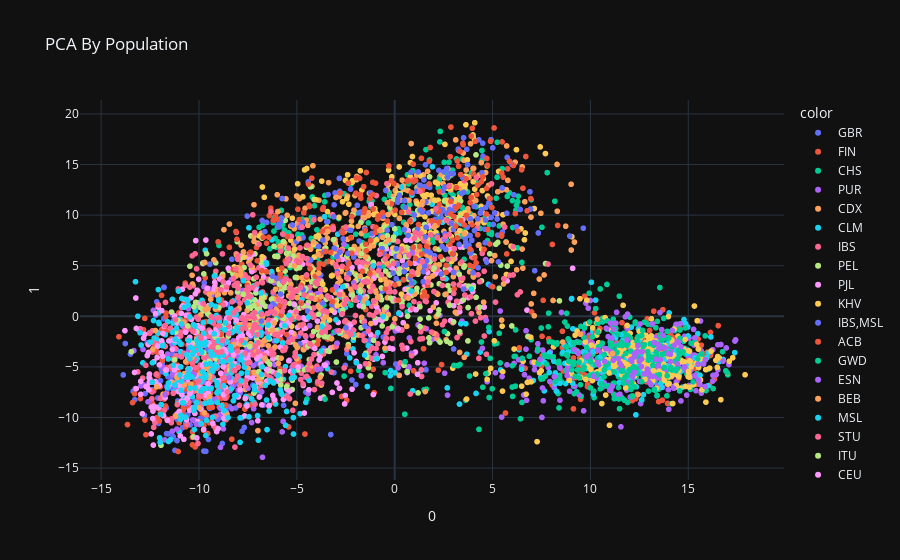

The code cell stored with this chart in its notebook:
### Code cell
fig = px.scatter(components, x=0, y=1, color=real_data_1000_genome["Population code"],
                 title="PCA By Population")
fig.show()

### Figure 1 — Plotly figure (JSON) as saved in the notebook; plotly's stock layout.template omitted (floating-point values rounded to 4 significant figures; data arrays with more than 128 entries replaced by an {"elided": "..."} marker saying what was removed)
{"data": [{"hovertemplate": "color=GBR<br>0=%{x}<br>1=%{y}<extra></extra>", "legendgroup": "GBR", "marker": {"color": "#636efa", "symbol": "circle"}, "mode": "markers", "name": "GBR", "showlegend": true, "x": {"elided": "182 float values"}, "xaxis": "x", "y": {"elided": "182 float values"}, "yaxis": "y", "type": "scattergl"}, {"hovertemplate": "color=FIN<br>0=%{x}<br>1=%{y}<extra></extra>", "legendgroup": "FIN", "marker": {"color": "#EF553B", "symbol": "circle"}, "mode": "markers", "name": "FIN", "showlegend": true, "x": {"elided": "198 float values"}, "xaxis": "x", "y": {"elided": "198 float values"}, "yaxis": "y", "type": "scattergl"}, {"hovertemplate": "color=CHS<br>0=%{x}<br>1=%{y}<extra></extra>", "legendgroup": "CHS", "marker": {"color": "#00cc96", "symbol": "circle"}, "mode": "markers", "name": "CHS", "showlegend": true, "x": {"elided": "210 float values"}, "xaxis": "x", "y": {"elided": "210 float values"}, "yaxis": "y", "type": "scattergl"}, {"hovertemplate": "color=PUR<br>0=%{x}<br>1=%{y}<extra></extra>", "legendgroup": "PUR", "marker": {"color": "#ab63fa", "symbol": "circle"}, "mode": "markers", "name": "PUR", "showlegend": true, "x": {"elided": "208 float values"}, "xaxis": "x", "y": {"elided": "208 float values"}, "yaxis": "y", "type": "scattergl"}, {"hovertemplate": "color=CDX<br>0=%{x}<br>1=%{y}<extra></extra>", "legendgroup": "CDX", "marker": {"color": "#FFA15A", "symbol": "circle"}, "mode": "markers", "name": "CDX", "showlegend": true, "x": {"elided": "186 float values"}, "xaxis": "x", "y": {"elided": "186 float values"}, "yaxis": "y", "type": "scattergl"}, {"hovertemplate": "color=CLM<br>0=%{x}<br>1=%{y}<extra></extra>", "legendgroup": "CLM", "marker": {"color": "#19d3f3", "symbol": "circle"}, "mode": "markers", "name": "CLM", "showlegend": true, "x": {"elided": "188 float values"}, "xaxis": "x", "y": {"elided": "188 float values"}, "yaxis": "y", "type": "scattergl"}, {"hovertemplate": "color=IBS<br>0=%{x}<br>1=%{y}<extra></extra>", "legendgroup": "IBS", "marker": {"color": "#FF6692", "symbol": "circle"}, "mode": "markers", "name": "IBS", "showlegend": true, "x": {"elided": "212 float values"}, "xaxis": "x", "y": {"elided": "212 float values"}, "yaxis": "y", "type": "scattergl"}, {"hovertemplate": "color=PEL<br>0=%{x}<br>1=%{y}<extra></extra>", "legendgroup": "PEL", "marker": {"color": "#B6E880", "symbol": "circle"}, "mode": "markers", "name": "PEL", "showlegend": true, "x": {"elided": "170 float values"}, "xaxis": "x", "y": {"elided": "170 float values"}, "yaxis": "y", "type": "scattergl"}, {"hovertemplate": "color=PJL<br>0=%{x}<br>1=%{y}<extra></extra>", "legendgroup": "PJL", "marker": {"color": "#FF97FF", "symbol": "circle"}, "mode": "markers", "name": "PJL", "showlegend": true, "x": {"elided": "192 float values"}, "xaxis": "x", "y": {"elided": "192 float values"}, "yaxis": "y", "type": "scattergl"}, {"hovertemplate": "color=KHV<br>0=%{x}<br>1=%{y}<extra></extra>", "legendgroup": "KHV", "marker": {"color": "#FECB52", "symbol": "circle"}, "mode": "markers", "name": "KHV", "showlegend": true, "x": {"elided": "198 float values"}, "xaxis": "x", "y": {"elided": "198 float values"}, "yaxis": "y", "type": "scattergl"}, {"hovertemplate": "color=IBS,MSL<br>0=%{x}<br>1=%{y}<extra></extra>", "legendgroup": "IBS,MSL", "marker": {"color": "#636efa", "symbol": "circle"}, "mode": "markers", "name": "IBS,MSL", "showlegend": true, "x": [-8.651, -11.61], "xaxis": "x", "y": [-4.898, -7.17], "yaxis": "y", "type": "scattergl"}, {"hovertemplate": "color=ACB<br>0=%{x}<br>1=%{y}<extra></extra>", "legendgroup": "ACB", "marker": {"color": "#EF553B", "symbol": "circle"}, "mode": "markers", "name": "ACB", "showlegend": true, "x": {"elided": "192 float values"}, "xaxis": "x", "y": {"elided": "192 float values"}, "yaxis": "y", "type": "scattergl"}, {"hovertemplate": "color=GWD<br>0=%{x}<br>1=%{y}<extra></extra>", "legendgroup": "GWD", "marker": {"color": "#00cc96", "symbol": "circle"}, "mode": "markers", "name": "GWD", "showlegend": true, "x": {"elided": "226 float values"}, "xaxis": "x", "y": {"elided": "226 float values"}, "yaxis": "y", "type": "scattergl"}, {"hovertemplate": "color=ESN<br>0=%{x}<br>1=%{y}<extra></extra>", "legendgroup": "ESN", "marker": {"color": "#ab63fa", "symbol": "circle"}, "mode": "markers", "name": "ESN", "showlegend": true, "x": {"elided": "198 float values"}, "xaxis": "x", "y": {"elided": "198 float values"}, "yaxis": "y", "type": "scattergl"}, {"hovertemplate": "color=BEB<br>0=%{x}<br>1=%{y}<extra></extra>", "legendgroup": "BEB", "marker": {"color": "#FFA15A", "symbol": "circle"}, "mode": "markers", "name": "BEB", "showlegend": true, "x": {"elided": "172 float values"}, "xaxis": "x", "y": {"elided": "172 float values"}, "yaxis": "y", "type": "scattergl"}, {"hovertemplate": "color=MSL<br>0=%{x}<br>1=%{y}<extra></extra>", "legendgroup": "MSL", "marker": {"color": "#19d3f3", "symbol": "circle"}, "mode": "markers", "name": "MSL", "showlegend": true, "x": {"elided": "170 float values"}, "xaxis": "x", "y": {"elided": "170 float values"}, "yaxis": "y", "type": "scattergl"}, {"hovertemplate": "color=STU<br>0=%{x}<br>1=%{y}<extra></extra>", "legendgroup": "STU", "marker": {"color": "#FF6692", "symbol": "circle"}, "mode": "markers", "name": "STU", "showlegend": true, "x": {"elided": "204 float values"}, "xaxis": "x", "y": {"elided": "204 float values"}, "yaxis": "y", "type": "scattergl"}, {"hovertemplate": "color=ITU<br>0=%{x}<br>1=%{y}<extra></extra>", "legendgroup": "ITU", "marker": {"color": "#B6E880", "symbol": "circle"}, "mode": "markers", "name": "ITU", "showlegend": true, "x": {"elided": "204 float values"}, "xaxis": "x", "y": {"elided": "204 float values"}, "yaxis": "y", "type": "scattergl"}, {"hovertemplate": "color=CEU<br>0=%{x}<br>1=%{y}<extra></extra>", "legendgroup": "CEU", "marker": {"color": "#FF97FF", "symbol": "circle"}, "mode": "markers", "name": "CEU", "showlegend": true, "x": {"elided": "198 float values"}, "xaxis": "x", "y": {"elided": "198 float values"}, "yaxis": "y", "type": "scattergl"}, {"hovertemplate": "color=YRI<br>0=%{x}<br>1=%{y}<extra></extra>", "legendgroup": "YRI", "marker": {"color": "#FECB52", "symbol": "circle"}, "mode": "markers", "name": "YRI", "showlegend": true, "x": {"elided": "216 float values"}, "xaxis": "x", "y": {"elided": "216 float values"}, "yaxis": "y", "type": "scattergl"}, {"hovertemplate": "color=CHB<br>0=%{x}<br>1=%{y}<extra></extra>", "legendgroup": "CHB", "marker": {"color": "#636efa", "symbol": "circle"}, "mode": "markers", "name": "CHB", "showlegend": true, "x": {"elided": "206 float values"}, "xaxis": "x", "y": {"elided": "206 float values"}, "yaxis": "y", "type": "scattergl"}, {"hovertemplate": "color=JPT<br>0=%{x}<br>1=%{y}<extra></extra>", "legendgroup": "JPT", "marker": {"color": "#EF553B", "symbol": "circle"}, "mode": "markers", "name": "JPT", "showlegend": true, "x": {"elided": "208 float values"}, "xaxis": "x", "y": {"elided": "208 float values"}, "yaxis": "y", "type": "scattergl"}, {"hovertemplate": "color=LWK<br>0=%{x}<br>1=%{y}<extra></extra>", "legendgroup": "LWK", "marker": {"color": "#00cc96", "symbol": "circle"}, "mode": "markers", "name": "LWK", "showlegend": true, "x": {"elided": "198 float values"}, "xaxis": "x", "y": {"elided": "198 float values"}, "yaxis": "y", "type": "scattergl"}, {"hovertemplate": "color=ASW<br>0=%{x}<br>1=%{y}<extra></extra>", "legendgroup": "ASW", "marker": {"color": "#ab63fa", "symbol": "circle"}, "mode": "markers", "name": "ASW", "showlegend": true, "x": [0.1711, -0.5834, 10.38, 13.02, 11.57, 13.5, 8.937, -11.13, 12.61, 12.42, -7.497, 11.14, 6.737, 12.97, 12.53, 13.55, 14.3, 11.06, 11.16, 13.71, 16.78, 4.671, 12.6, 9.809, 12.25, 13.46, 12.76, 14.08, 11.03, 10.43, 13.79, 12.99, 11.88, 15.88, 11.08, 11.78, 13.81, 14.44, -10.32, 16.42, 13.1, 14.63, 13.25, 13.99, 9.185, 10.73, -6.756, 8.154, 7.56, -6.366, -10.53, 13.18, 10.16, 10.9, 13.46, 10.79, 15.27, 12.25, 11.5, 12.16, -2.991, -10.25, -8.458, 15.86, -9.175, 11.18, -4.341, 2.53, 15.54, 15.33, 12.11, 12.07, 13.34, 11.11, 13.58, 13.18, 11.51, -2.946, 14.08, 12.23, 13.97, 14.62, 12.11, 0.8983, -8.603, -5.726, -10.13, 12.92, 7.424, 12.91, 15.78, -3.768, -3.959, 8.805, 15.5, 16.94, -10.78, -8.901, 7.925, 10.36, 14.18, 12.63, -11.73, 14.81, 14.26, 11.05, 14.49, 11.42, 0.8581, -12.61, -6.132, 7.144, -7.984, 2.552, 12.5, -2.096, 11.3, 9.367, 7.523, 12.31, 12.4, 5.485], "xaxis": "x", "y": [-5.101, -4.585, -3.331, -6.568, -4.853, -3.188, -7.41, -11.15, -4.223, -2.905, -7.118, -3.751, -8.304, -5.612, -0.7612, 0.3762, -2.858, -3.542, -4.362, -1.86, -4.427, -0.4039, -4.964, -4.014, -3.669, -4.866, -5.693, -3.754, -0.6695, -4.795, -3.078, -5.649, -2.337, -4.295, -2.17, -0.04789, -3.165, -4.693, -10.24, -5.776, -6.76, -3.005, -2.584, -7.261, -3.285, -4.468, -13.93, -5.971, -3.33, 0.9355, -3.32, -0.7435, -5.916, -2.0, -2.827, -3.207, -1.288, -5.537, -4.622, -5.931, 2.933, -5.758, -6.072, -6.947, -8.205, -1.294, -0.9203, 7.607, -6.327, -2.128, -4.443, -4.271, -4.25, -6.931, -4.291, -5.937, -7.697, -2.656, -4.472, -4.023, -3.693, -8.362, -5.864, 6.27, -9.439, 3.468, -10.66, -5.241, -4.258, -5.211, -4.71, -5.208, -5.277, -5.857, -4.742, -3.125, -6.488, -12.95, -6.445, -4.584, -1.394, -3.522, -7.743, -4.995, -7.117, -7.121, -2.583, -4.173, -3.65, -8.454, -4.779, -5.269, -4.035, -5.624, -4.442, 3.304, -0.6803, -3.657, -9.986, -3.756, -3.464, -5.953], "yaxis": "y", "type": "scattergl"}, {"hovertemplate": "color=MXL<br>0=%{x}<br>1=%{y}<extra></extra>", "legendgroup": "MXL", "marker": {"color": "#FFA15A", "symbol": "circle"}, "mode": "markers", "name": "MXL", "showlegend": true, "x": [-10.36, -8.569, -11.19, -4.3, -12.22, -5.416, -4.472, -9.621, 4.303, -3.176, -0.9798, 1.186, 2.026, -5.966, 10.35, -10.74, -1.706, -7.882, -3.943, 1.989, 0.6979, -3.413, -10.33, -2.66, -6.965, -7.742, -2.496, -0.4037, -10.41, -10.68, 0.2302, 1.557, -9.044, -4.901, -9.161, -6.082, -9.673, -6.626, -9.457, -8.348, -3.001, -8.444, 9.488, -4.15, -12.16, -0.3052, -1.563, -8.224, -1.322, -0.9974, -3.912, -11.32, -0.6184, 4.947, -2.531, -3.773, -7.882, -7.188, 1.419, -1.492, -1.235, -8.081, -6.799, -7.927, -5.93, -0.7552, -3.808, -7.074, -3.492, -6.158, -6.258, -3.762, -9.415, -7.994, -3.883, -11.13, -0.3777, 3.319, -5.076, -9.99, -0.4328, 6.961, -10.47, 6.231, -9.014, -9.441, -5.062, 3.548, -10.35, -0.8661, -8.369, -5.496, -0.8919, 11.13, -7.426, -5.943, -4.073, -9.434, -10.03, -9.483, -10.31, -1.866, -7.406, 12.44, 0.2301, -9.521, -12.36, -9.484, -9.725, -2.535, -4.981, -10.78, -3.228, -4.978, -4.791, -9.705, 2.058, -5.303, 8.587, -2.08, -5.806, -6.115, -4.395, -9.402, -6.808, -1.862, -7.875, -2.373], "xaxis": "x", "y": [-4.061, -9.666, -9.883, 6.624, -1.409, 2.011, 1.983, -5.128, 7.075, 5.307, 1.315, 4.279, 8.822, 10.36, -0.2715, -6.773, 3.105, -2.751, -1.093, -1.678, 1.806, 8.39, 3.19, 2.169, -6.25, -6.411, 1.771, 5.253, -6.7, -4.494, -5.838, -7.434, 2.617, 7.659, 0.7136, 2.688, 0.6506, -4.162, -7.932, -4.486, 11.74, -4.903, -1.773, 7.347, -6.972, 7.561, 1.502, -2.794, -4.71, 2.598, 6.109, -6.588, 7.806, 5.501, 10.2, 0.7111, 4.079, 7.397, 11.34, 5.854, 3.485, 6.045, 3.472, -0.8526, -1.663, 8.461, -6.013, -3.473, -0.03762, -0.6662, -1.385, 1.951, -5.182, 4.758, 4.259, -6.056, 11.21, -3.57, -8.608, -9.048, 3.197, 9.806, -7.194, 4.595, 2.131, -5.288, -2.832, 8.139, 4.058, 1.908, -3.286, 9.986, -4.164, -3.679, -0.8656, -4.659, 1.699, -5.461, -7.401, -6.061, -3.497, 8.898, -0.1919, -7.73, 5.914, 0.9235, -3.261, -8.194, -9.535, 1.595, -3.101, -0.5738, -2.22, 1.846, 5.589, 5.322, 8.94, 3.127, -2.546, 10.49, -4.138, -3.03, -4.931, 1.679, -4.983, 6.617, 4.564, -2.987], "yaxis": "y", "type": "scattergl"}, {"hovertemplate": "color=TSI<br>0=%{x}<br>1=%{y}<extra></extra>", "legendgroup": "TSI", "marker": {"color": "#19d3f3", "symbol": "circle"}, "mode": "markers", "name": "TSI", "showlegend": true, "x": {"elided": "214 float values"}, "xaxis": "x", "y": {"elided": "214 float values"}, "yaxis": "y", "type": "scattergl"}, {"hovertemplate": "color=GIH<br>0=%{x}<br>1=%{y}<extra></extra>", "legendgroup": "GIH", "marker": {"color": "#FF6692", "symbol": "circle"}, "mode": "markers", "name": "GIH", "showlegend": true, "x": {"elided": "206 float values"}, "xaxis": "x", "y": {"elided": "206 float values"}, "yaxis": "y", "type": "scattergl"}], "layout": {"xaxis": {"anchor": "y", "domain": [0.0, 1.0], "title": {"text": "0"}}, "yaxis": {"anchor": "x", "domain": [0.0, 1.0], "title": {"text": "1"}}, "legend": {"title": {"text": "color"}, "tracegroupgap": 0}, "title": {"text": "PCA By Population"}}}
